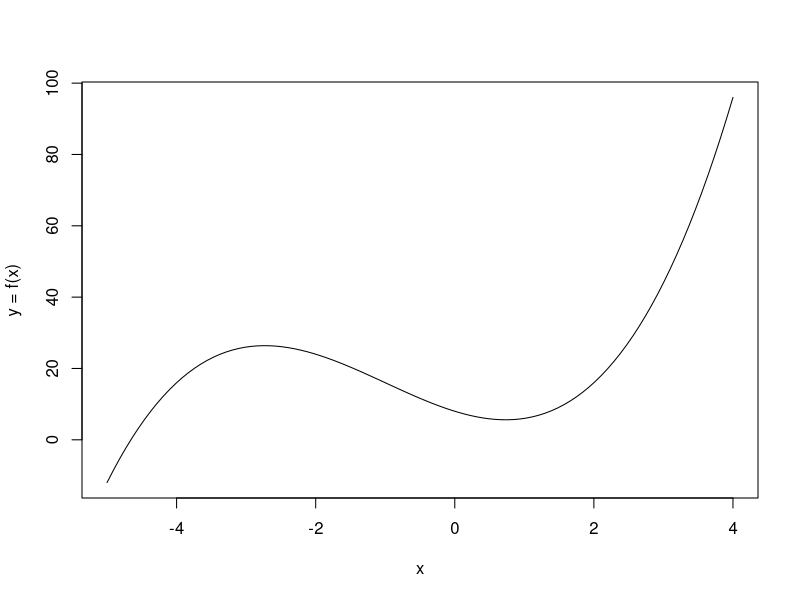
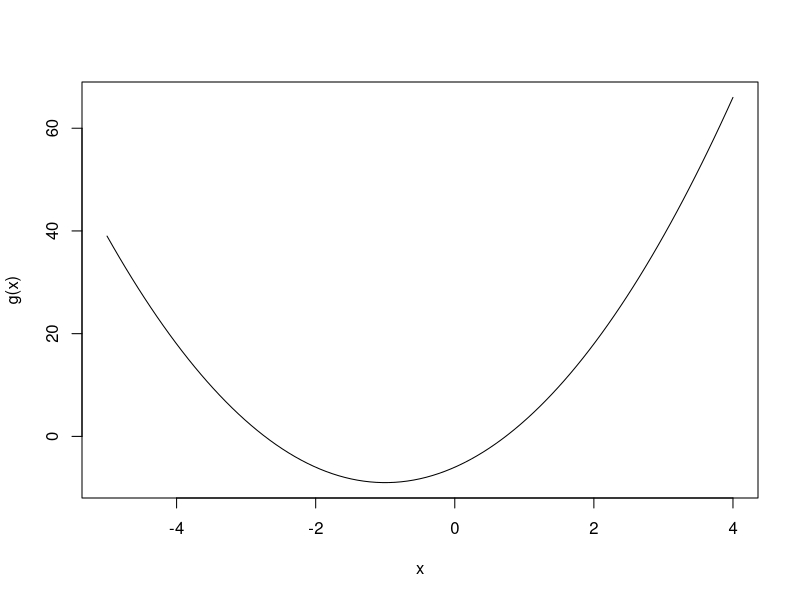

The R source for these figures, in order: (Note: this script raises an error after producing the figures.)
f = function(x) {
  return(x^2)
}
# 미분 전 함수
f <- function(x) (x^3 + 3 * x^2 - 6 * x + 8)
curve(f, -5,  4, ylab = 'y = f(x)')

#미분 후 함수변화
g <- function(x) {}
body(g) = D(body(f), 'x')
curve(g, -5, 4, ylab = 'g(x)') # 3차함수가 미분되어 2차함수로 변한 것을 알 수 있음

# integrate()로 적분해보기
f2 = function(x) (x^2 + 1)
integrate(f2, lower = 0, upper = 1)
integrate(g, lower = 0, upper = 10)
f(10) - f(0)

newton = function(f, tol = 1e-7, x0 = 1, N = 100) {
  h = 1e-7;
  i = 1
  x1 = x0;
  p = numeric(N)
  while(i <= N) {
    df.dx = (f(x0+h) - f(x0)) / h
    p[i] = x1
    i = i + 1
    if(abs(x1 - x0) < tol) break
    x0 = x1
  }
  return(p[1 : (i - 1)])
}

f <- function(x) (x^2 - 2)
newton(f2)
f <- function(x) (x^3 + 3 * x^2 - 6 * x -8)
newton(f3)

